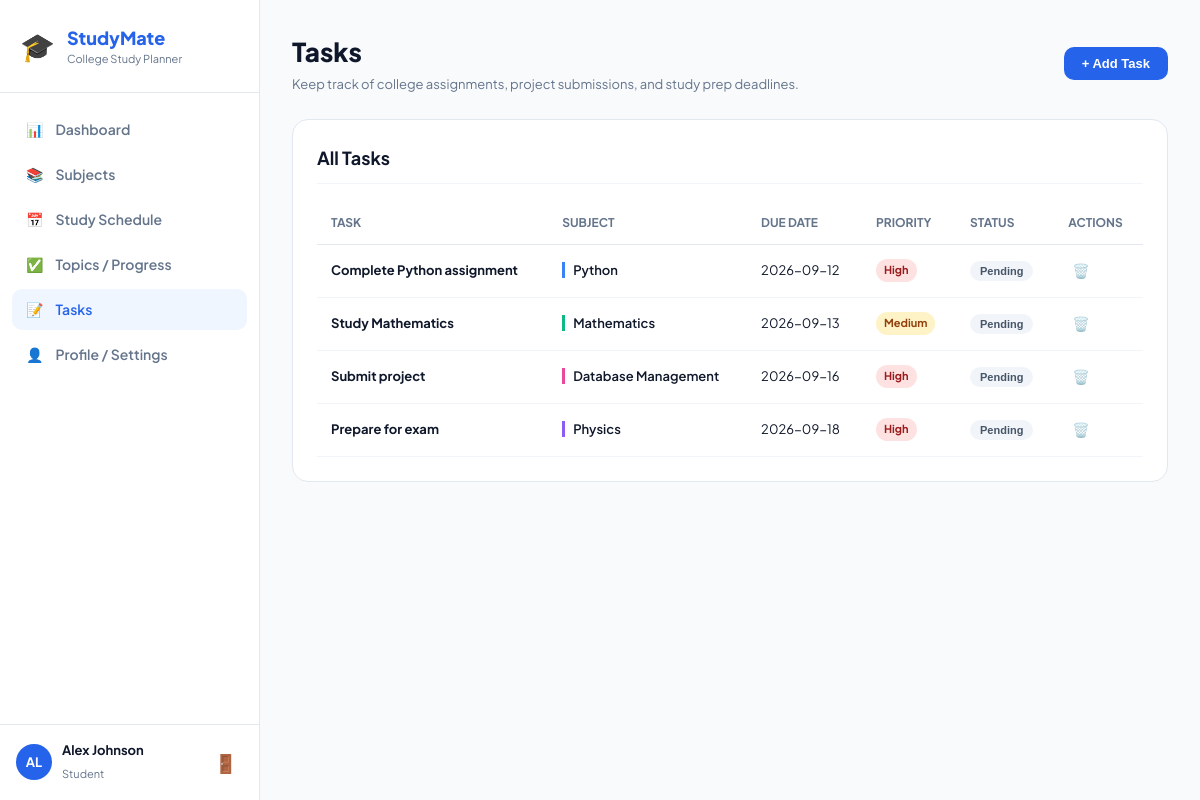
Page /tasks (signed in) on the committed database.
### tables this page shows
CREATE TABLE tasks (
    id INTEGER PRIMARY KEY AUTOINCREMENT,
    user_id INTEGER NOT NULL,
    subject_id INTEGER NOT NULL,
    name TEXT NOT NULL,
    due_date TEXT NOT NULL,
    priority TEXT DEFAULT 'Medium', -- 'Low', 'Medium', 'High'
    status TEXT DEFAULT 'Pending',   -- 'Pending' or 'Completed'
    created_at TIMESTAMP DEFAULT CURRENT_TIMESTAMP,
    FOREIGN KEY (user_id) REFERENCES users(id) ON DELETE CASCADE,
    FOREIGN KEY (subject_id) REFERENCES subjects(id) ON DELETE CASCADE
);

CREATE TABLE subjects (
    id INTEGER PRIMARY KEY AUTOINCREMENT,
    user_id INTEGER NOT NULL,
    name TEXT NOT NULL,
    teacher TEXT NOT NULL,
    description TEXT,
    total_topics INTEGER DEFAULT 5,
    color TEXT DEFAULT '#3B82F6',
    created_at TIMESTAMP DEFAULT CURRENT_TIMESTAMP,
    FOREIGN KEY (user_id) REFERENCES users(id) ON DELETE CASCADE
);

### app.py (the view, shortened to what this page needs)
@app.route("/tasks", methods=["GET", "POST"])
def tasks():
    if "user_id" not in session:
        return redirect(url_for("login"))
    user_id = session["user_id"]
    conn = get_db_connection()
    tasks_list = conn.execute(
        """
        SELECT t.*, sub.name as subject_name, sub.color as subject_color
        FROM tasks t
        JOIN subjects sub ON t.subject_id = sub.id
        WHERE t.user_id = ?
        ORDER BY t.due_date ASC
        """,
        (user_id,)
    ).fetchall()
    subjects_list = conn.execute("SELECT * FROM subjects WHERE user_id = ?", (user_id,)).fetchall()
    conn.close()
    return render_template("tasks.html", tasks=tasks_list, subjects=subjects_list)

### app.py (called while the page is built)
def get_db_connection():
    conn = sqlite3.connect(DATABASE)
    conn.row_factory = sqlite3.Row  # Enables access by column name (e.g., row['name'])
    return conn

### templates/tasks.html (shortened to what this page needs)
{% extends "base.html" %}
{% block content %}
<div class="page-header flex-between">
  <div>
    <h1>Tasks</h1>
    <p class="subtitle">Keep track of college assignments, project submissions, and study prep deadlines.</p>
  </div>
  <button class="btn btn-primary" onclick="document.getElementById('add-task-modal').style.display='flex'">+ Add Task</button>
</div>
<div class="card">
  <div class="card-header">
    <h2>All Tasks</h2>
  </div>
  {% if tasks %}
  <div class="table-responsive">
    <table class="data-table">
      <thead>
        <tr>
          <th>Task</th>
          <th>Subject</th>
          <th>Due Date</th>
          <th>Priority</th>
          <th>Status</th>
          <th>Actions</th>
        </tr>
      </thead>
      <tbody>
        {% for t in tasks %}
        <tr class="{% if t['status'] == 'Completed' %}row-completed{% endif %}">
          <td>
            <div class="task-title-wrap">
              <strong>{{ t['name'] }}</strong>
            </div>
          </td>
          <td>
            <span class="subject-tag" style="border-left: 3px solid {{ t['subject_color'] }};">
              {{ t['subject_name'] }}
            </span>
          </td>
          <td>{{ t['due_date'] }}</td>
          <td>
            <span class="priority-badge priority-{{ t['priority'] | lower }}">
              {{ t['priority'] }}
            </span>
          </td>
          <td>
            <form action="{{ url_for('toggle_task', task_id=t['id']) }}" method="POST">
              <button type="submit" class="status-btn {{ t['status'] | lower }}">
                {{ t['status'] }}
              </button>
            </form>
          </td>
          <td>
            <form action="{{ url_for('delete_task', task_id=t['id']) }}" method="POST" onsubmit="return confirm('Delete task?');">
              <button type="submit" class="icon-btn-delete" title="Delete Task">🗑️</button>
            </form>
          </td>
        </tr>
        {% endfor %}
      </tbody>
    </table>
  </div>
  {% else %}
  <div class="empty-state">
    <p>No tasks yet. You're all caught up! 🎉</p>
  </div>
  {% endif %}
</div>
{% endblock %}

### static/css/style.css (style rules this page uses)
:root { --primary-blue: #2563eb; --primary-hover: #1d4ed8; --bg-slate: #f8fafc; --surface-white: #ffffff; --border-color: #e2e8f0; --text-dark: #0f172a; --text-muted: #64748b; --success: #10b981; --warning: #f59e0b; --danger: #ef4444; }
* { box-sizing: border-box; margin: 0; padding: 0; }
body { font-family: 'Plus Jakarta Sans', sans-serif; background-color: var(--bg-slate); color: var(--text-dark); line-height: 1.5; -webkit-font-smoothing: antialiased; }
.page-header { margin-bottom: 24px; }
.page-header h1 { font-size: 26px; font-weight: 800; }
.subtitle { font-size: 13px; color: var(--text-muted); margin-top: 4px; }
.flex-between { display: flex; align-items: center; justify-content: space-between; flex-wrap: wrap; gap: 16px; }
.btn { display: inline-flex; align-items: center; gap: 6px; padding: 9px 18px; border-radius: 10px; font-size: 13px; font-weight: 600; cursor: pointer; border: none; text-decoration: none; transition: background 0.15s ease; }
.btn-primary { background: var(--primary-blue); color: white; }
.card { background: var(--surface-white); border: 1px solid var(--border-color); border-radius: 16px; padding: 24px; margin-bottom: 24px; }
.card-header { display: flex; align-items: center; justify-content: space-between; margin-bottom: 18px; border-bottom: 1px solid #f1f5f9; padding-bottom: 12px; }
.card-header h2 { font-size: 18px; font-weight: 700; }
.data-table { width: 100%; border-collapse: collapse; text-align: left; }
.data-table th { padding: 12px 14px; font-size: 12px; font-weight: 700; color: var(--text-muted); border-bottom: 1px solid var(--border-color); text-transform: uppercase; }
.data-table td { padding: 14px; font-size: 13px; border-bottom: 1px solid #f1f5f9; }
.subject-tag { padding-left: 8px; font-weight: 600; }
.status-pill, .status-btn { display: inline-block; padding: 4px 10px; border-radius: 99px; font-size: 11px; font-weight: 700; border: none; cursor: pointer; }
.status-pill.pending, .status-btn.pending { background: #f1f5f9; color: #475569; }
.priority-badge { display: inline-block; padding: 3px 8px; border-radius: 99px; font-size: 11px; font-weight: 700; }
.priority-high { background: #fee2e2; color: #991b1b; }
.priority-medium { background: #fef3c7; color: #92400e; }
.icon-btn-delete { background: none; border: none; cursor: pointer; font-size: 14px; padding: 4px; opacity: 0.6; }

### rows in the picture
tasks: name "Complete Python assignment", subject_name "Python", due_date "2026-09-12", priority "High", status "Pending"
tasks: name "Study Mathematics", subject_name "Mathematics", due_date "2026-09-13", priority "Medium", status "Pending"
tasks: name "Submit project", subject_name "Database Management", due_date "2026-09-16", priority "High", status "Pending"
tasks: name "Prepare for exam", subject_name "Physics", due_date "2026-09-18", priority "High", status "Pending"

### other values in the picture
{{ session['user_name'][:2] | upper if session['user_name'] else 'ST' }} "AL"
{{ session['user_name'] }} "Alex Johnson"
